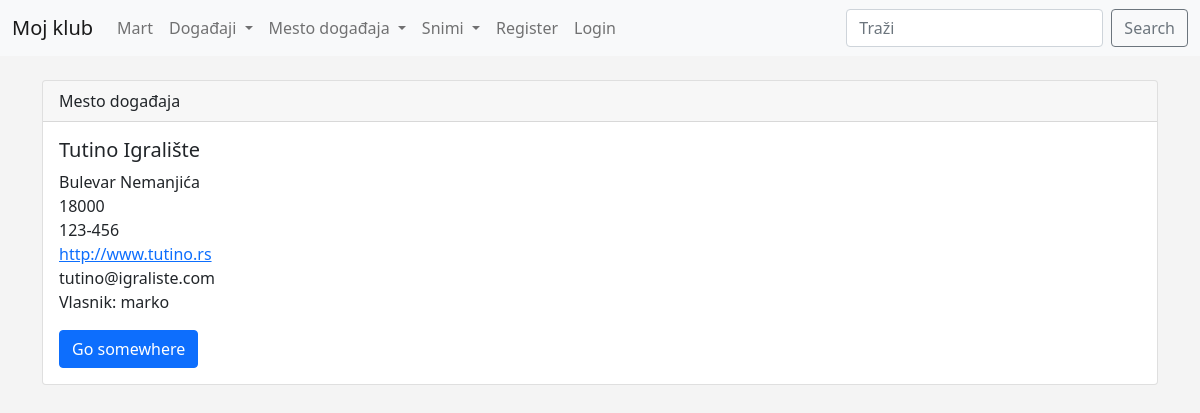
Page /show_venue/1 on the committed database.
### events/models.py (models this page shows)
class Venue(models.Model):
    ime = models.CharField("Naziv Mesta", max_length=120)
    adresa =models.CharField("Adresa Mesta", max_length=300)
    pos_broj =models.CharField("poštanski Broj", max_length=15)
    telefon = models.CharField("Kontakt Telefon", max_length=30, blank=True)
    web = models.URLField("Web Adresa", blank=True)
    email =models.EmailField("Email Adresa", blank=True)
    vlasnik= models.IntegerField("Vlasnik događaja", blank=False, default=1)
    def __str__(self):
        return self.ime

### events/views.py (the view)
# urls.py: path('show_venue/<venue_id>', views.show_venue, name="show-venue"),
def show_venue(request, venue_id):
    venue = Venue.objects.get(pk=venue_id)
    venue_vlasnik = User.objects.get(pk=venue.vlasnik)
    return render(request, 'events/show_venue.html', {'venue':venue, "venue_vlasnik":venue_vlasnik})

### events/templates/events/show_venue.html
{% extends 'events/base.html' %}
    {% block content %}
    <div class="card">
        <div class="card-header">
            Mesto događaja
        </div>
        <div class="card-body">
          <h5 class="card-title">{{ venue }}</h5>
          <p class="card-text">
            {{ venue.adresa }}<br/>
    {{ venue.pos_broj }}<br/>
    {{ venue.telefon }}<br/>
    <a href="{{ venue.web }}">{{ venue.web }}</a><br/>
    {{ venue.email }}<br/>
    Vlasnik: {{ venue_vlasnik }}
          </p>
          <a href="#" class="btn btn-primary">Go somewhere</a>
        </div>
      </div>
    {% endblock %}

### events/templates/events/base.html (style rules this page uses)
body { background: #f4f4f4; }

### rows in the picture
Venue: ime "Tutino Igralište", adresa "Bulevar Nemanjića", pos_broj "18000", telefon "123-456", web "http://www.tutino.rs", email "tutino@igraliste.com"

### other values in the picture
{{ venue_vlasnik }} "marko"
